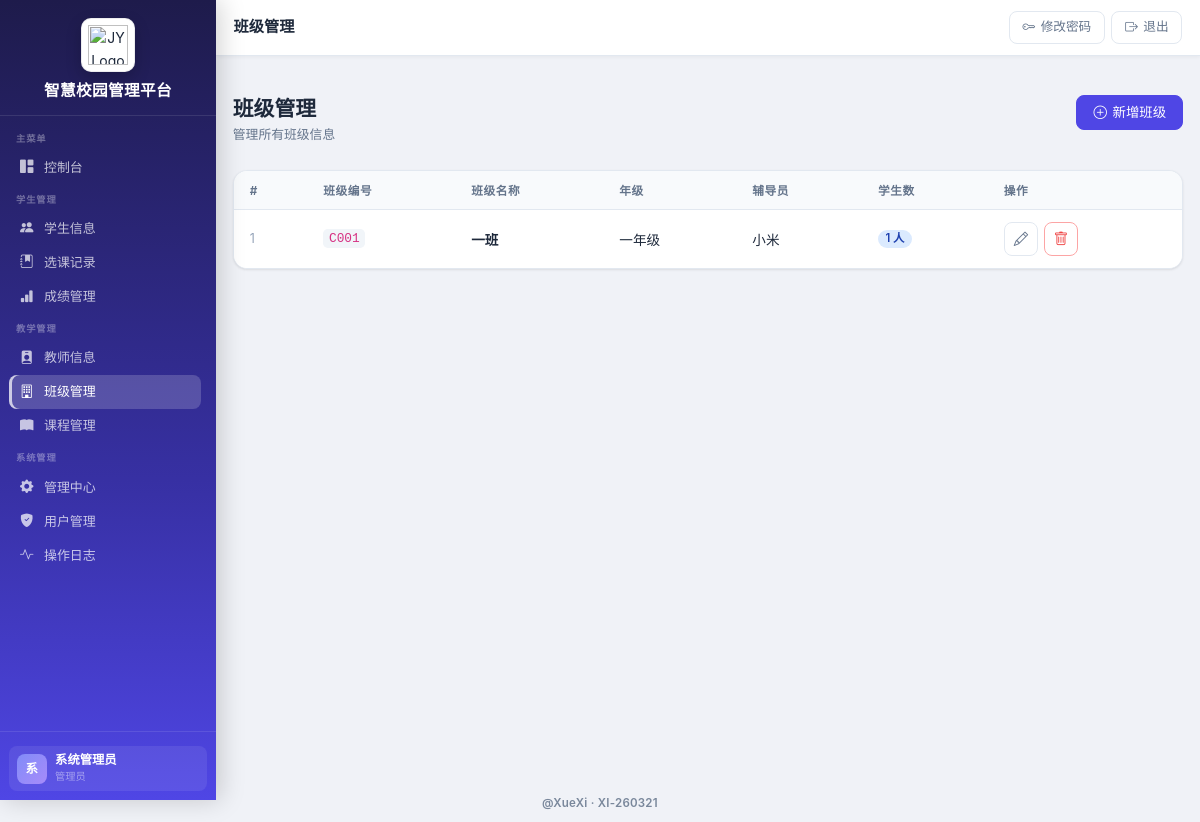
The page /classes (signed in) on the database as committed earlier.
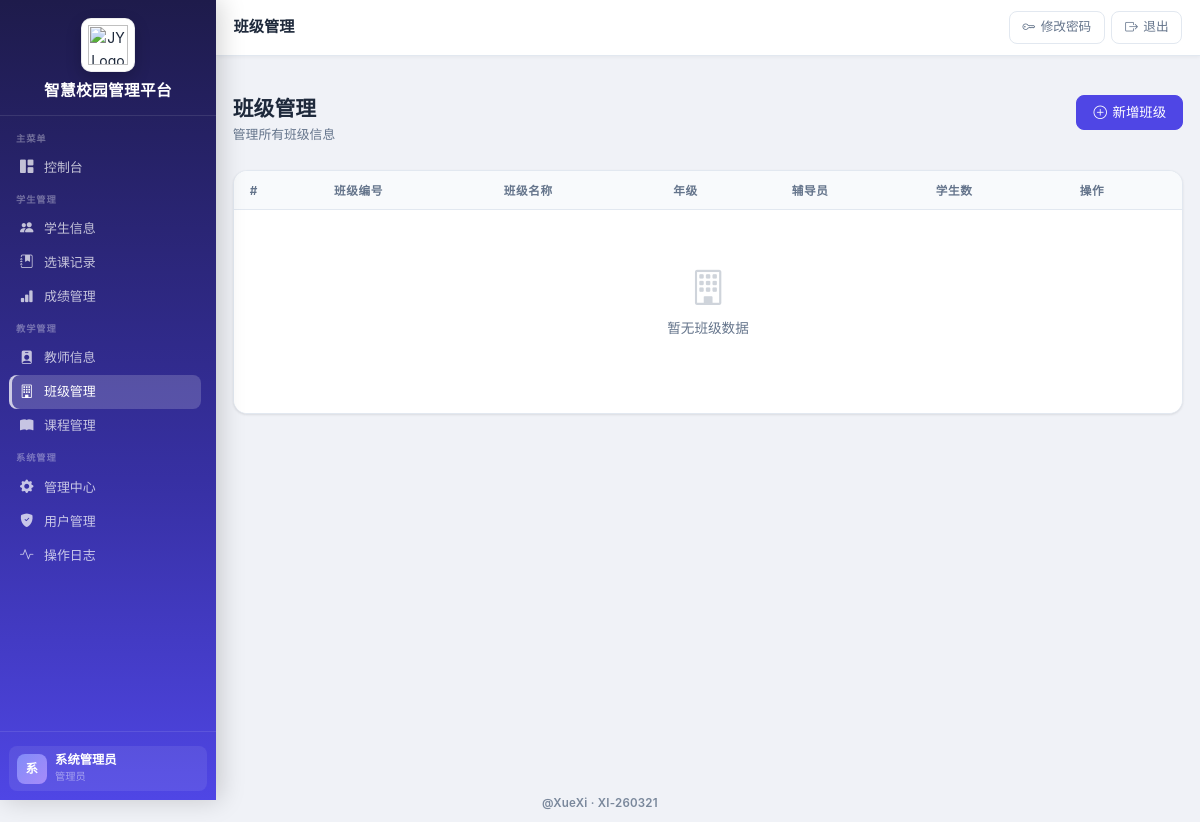
The same page on the database as committed later.
### app.py (models this page shows, shortened)
class Class(db.Model):
    __tablename__ = "classes"
    id = db.Column(db.Integer, primary_key=True)
    class_no = db.Column(db.String(50), unique=True, nullable=False)
    class_name = db.Column(db.String(100), nullable=False)
    headteacher_id = db.Column(db.Integer, db.ForeignKey("users.id"))
    grade = db.Column(db.String(20))  # 年级
    total_students = db.Column(db.Integer, default=0)
    created_at = db.Column(db.DateTime, default=datetime.utcnow)
    updated_at = db.Column(db.DateTime, default=datetime.utcnow, onupdate=datetime.utcnow)
    students = db.relationship("Student", backref="class_obj", lazy=True)
    headteacher = db.relationship("User", backref="classes_managed")

class User(db.Model):
    __tablename__ = "users"
    id = db.Column(db.Integer, primary_key=True)
    username = db.Column(db.String(50), unique=True, nullable=False)
    password = db.Column(db.String(255), nullable=False)
    full_name = db.Column(db.String(100), nullable=False)
    role = db.Column(db.String(20), nullable=False, default="student")  # admin, teacher, student
    email = db.Column(db.String(100))
    phone = db.Column(db.String(20))
    is_active = db.Column(db.Boolean, default=True)
    created_at = db.Column(db.DateTime, default=datetime.utcnow)
    updated_at = db.Column(db.DateTime, default=datetime.utcnow, onupdate=datetime.utcnow)

### app.py (the view, shortened to what this page needs)
@app.route("/classes")
@login_required
def list_classes():
    q = Class.query
    classes = q.order_by(Class.id.desc()).all()
    teachers = Teacher.query.all()
    return render_template("classes/list.html", classes=classes, teachers=teachers)

### app.py (called while the page is built)
def login_required(f):
    @wraps(f)
    def decorated_function(*args, **kwargs):
        if "user_id" not in session:
            flash("请先登录", "warning")
            return redirect(url_for("login"))
        return f(*args, **kwargs)
    return decorated_function

@app.context_processor
def inject_role_flags():
    role = session.get("role")
    user_id = session.get("user_id")
    return {
        "is_counselor": role == "teacher" and _is_counselor(user_id)
    }

### templates/classes/list.html (shortened to what this page needs)
﻿{% extends "base.html" %}
{% block page_title %}班级管理{% endblock %}
{% block content %}
<div class="page-header">
  <div>
    <h1 class="page-title">班级管理</h1>
    <p class="page-subtitle">管理所有班级信息</p>
  </div>
  {% if session.role == 'admin' %}
  <a href="{{ url_for('add_class') }}" class="btn btn-primary">
    <i class="bi bi-plus-circle"></i> 新增班级
  </a>
  {% endif %}
</div>
<div class="table-card">
  <div class="table-responsive">
    <table class="table">
      <thead>
        <tr>
          <th>#</th>
          <th>班级编号</th>
          <th>班级名称</th>
          <th>年级</th>
          <th>辅导员</th>
          <th>学生数</th>
          <th>操作</th>
        </tr>
      </thead>
      <tbody>
        {% if classes %}
        {% for cls in classes %}
        <tr>
          <td style="color:#94a3b8;font-size:.78rem">{{ loop.index }}</td>
          <td><code style="background:#f1f5f9;padding:.15em .45em;border-radius:.3rem;font-size:.8rem">{{ cls.class_no }}</code></td>
          <td class="fw-semibold">{{ cls.class_name }}</td>
          <td>{{ cls.grade or '' }}</td>
          <td>{{ cls.headteacher.full_name if cls.headteacher else '' }}</td>
          <td>
            <span class="badge badge-info">{{ cls.students|length }} 人</span>
          </td>
          <td>
            <div class="table-actions">
              {% if session.role == 'admin' %}
              <a class="btn btn-sm btn-outline-secondary btn-icon" href="{{ url_for('edit_class', class_id=cls.id) }}" title="编辑">
                <i class="bi bi-pencil"></i>
              </a>
              <form method="post" action="{{ url_for('delete_class', class_id=cls.id) }}" style="display:inline" onsubmit="return confirm('确认删除班级【{{ cls.class_name }}】（编号：{{ cls.class_no }}）吗？')">
                <button class="btn btn-sm btn-outline-danger btn-icon" type="submit" title="删除">
                  <i class="bi bi-trash"></i>
                </button>
              </form>
              {% endif %}
            </div>
          </td>
        </tr>
        {% endfor %}
        {% else %}
        <tr>
          <td colspan="7">
            <div class="no-data">
              <i class="bi bi-building"></i>
              <p>暂无班级数据</p>
            </div>
          </td>
        </tr>
        {% endif %}
      </tbody>
    </table>
  </div>
</div>
{% endblock %}

Rows that differ between the two databases and show on the page:
removed Class: class_no "C001", class_name "一班", grade "一年级", headteacher "小米", students|length "1"
Other text that changed with them:
text now shown: "暂无班级数据"
